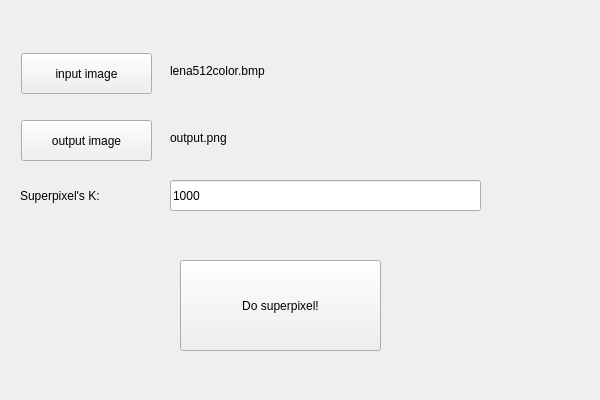
<?xml version="1.0" encoding="UTF-8"?>
<ui version="4.0">
 <class>SLICClass</class>
 <widget class="QWidget" name="SLICClass">
  <property name="geometry">
   <rect>
    <x>0</x>
    <y>0</y>
    <width>600</width>
    <height>400</height>
   </rect>
  </property>
  <property name="windowTitle">
   <string>SLIC</string>
  </property>
  <widget class="QPushButton" name="input_img_Button">
   <property name="geometry">
    <rect>
     <x>21</x>
     <y>53</y>
     <width>131</width>
     <height>41</height>
    </rect>
   </property>
   <property name="text">
    <string>input image</string>
   </property>
  </widget>
  <widget class="QLabel" name="input_path_Label">
   <property name="geometry">
    <rect>
     <x>170</x>
     <y>40</y>
     <width>381</width>
     <height>61</height>
    </rect>
   </property>
   <property name="sizePolicy">
    <sizepolicy hsizetype="Preferred" vsizetype="Preferred">
     <horstretch>0</horstretch>
     <verstretch>0</verstretch>
    </sizepolicy>
   </property>
   <property name="text">
    <string>lena512color.bmp</string>
   </property>
  </widget>
  <widget class="QLabel" name="output_path_Label">
   <property name="geometry">
    <rect>
     <x>170</x>
     <y>107</y>
     <width>381</width>
     <height>61</height>
    </rect>
   </property>
   <property name="text">
    <string>output.png</string>
   </property>
  </widget>
  <widget class="QPushButton" name="output_img_Button">
   <property name="geometry">
    <rect>
     <x>21</x>
     <y>120</y>
     <width>131</width>
     <height>41</height>
    </rect>
   </property>
   <property name="text">
    <string>output image</string>
   </property>
  </widget>
  <widget class="QPushButton" name="work_Button">
   <property name="geometry">
    <rect>
     <x>180</x>
     <y>260</y>
     <width>201</width>
     <height>91</height>
    </rect>
   </property>
   <property name="text">
    <string>Do superpixel!</string>
   </property>
  </widget>
  <widget class="QLabel" name="label">
   <property name="geometry">
    <rect>
     <x>20</x>
     <y>180</y>
     <width>141</width>
     <height>31</height>
    </rect>
   </property>
   <property name="text">
    <string>Superpixel's K:</string>
   </property>
  </widget>
  <widget class="QLineEdit" name="K_Edit">
   <property name="geometry">
    <rect>
     <x>170</x>
     <y>180</y>
     <width>311</width>
     <height>31</height>
    </rect>
   </property>
   <property name="inputMask">
    <string/>
   </property>
   <property name="text">
    <string>1000</string>
   </property>
  </widget>
 </widget>
 <layoutdefault spacing="6" margin="11"/>
 <resources>
  <include location="SLIC.qrc"/>
 </resources>
 <connections/>
</ui>
